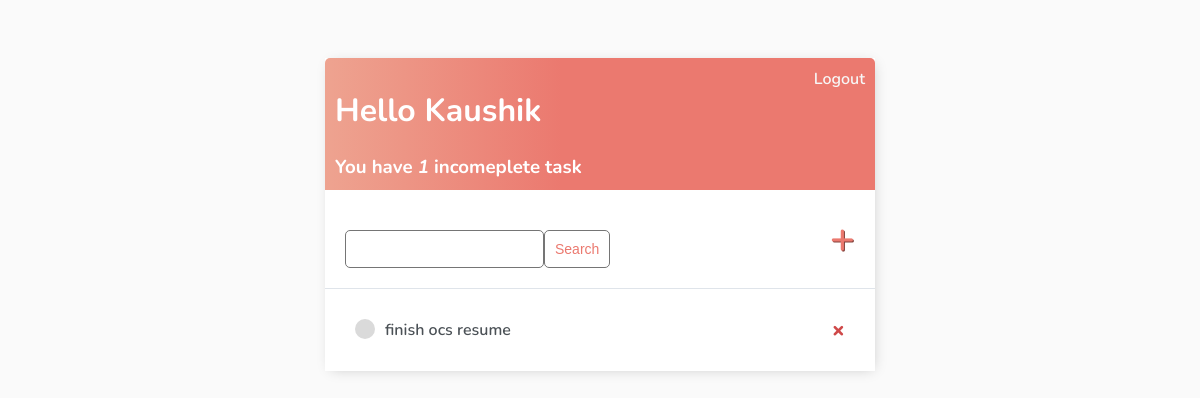
The app's page / (signed in), older data.
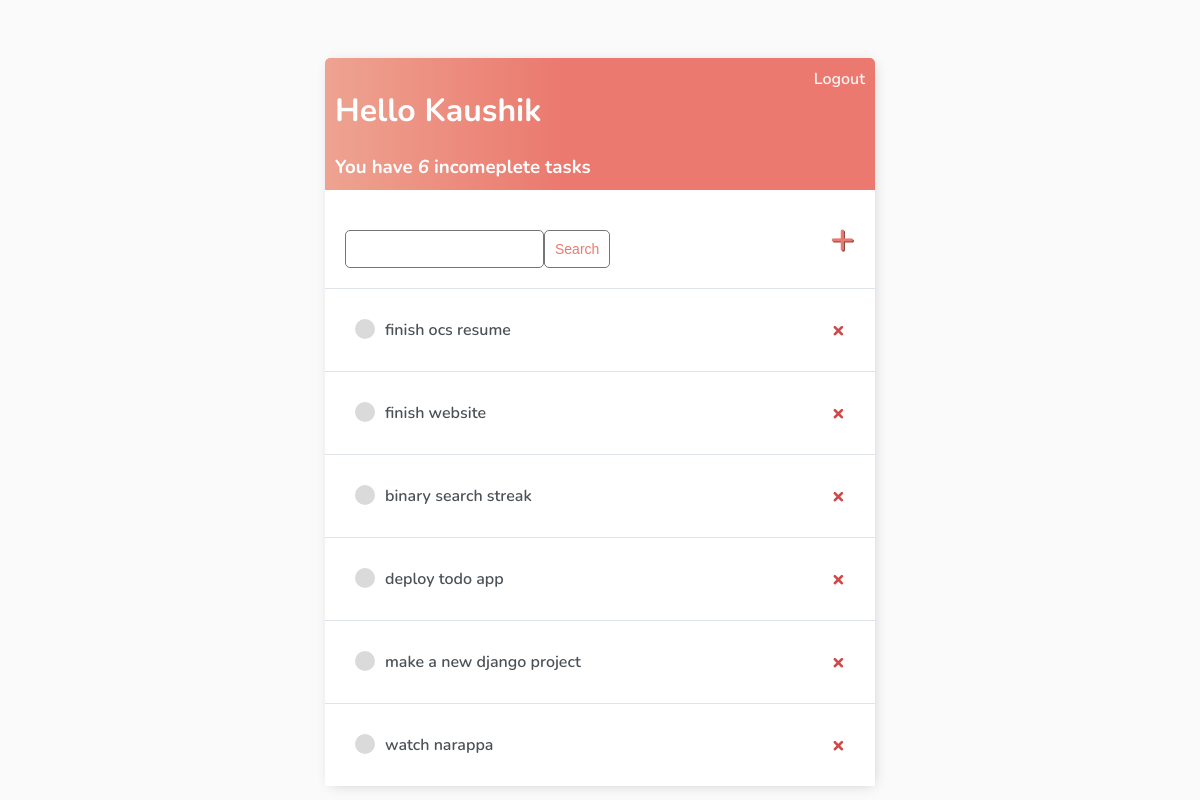
The same page, newer data.
### base/models.py (models this page shows)
class Task(models.Model):
    user = models.ForeignKey(User,on_delete=CASCADE, null=True, blank=True)
    title = models.CharField(max_length=200)
    description = models.TextField(null=True, blank=True)
    complete = models.BooleanField(default=False)
    created = models.DateTimeField(auto_now_add=True)
    def __str__(self):
        return self.title
    class Meta:
        ordering = ['complete']

### base/views.py (the view)
# urls.py: path('', TaskList.as_view(), name='tasks'),
class TaskList(LoginRequiredMixin, ListView):
    model = Task
    context_object_name = 'tasks'
    def get_context_data(self, **kwargs):
        context = super().get_context_data(**kwargs)
        context['tasks'] = context['tasks'].filter(user=self.request.user)
        context['count'] = context['tasks'].filter(complete=False).count()
        search_input = self.request.GET.get('search-area') or ''
        if search_input:
            context['tasks'] = context['tasks'].filter(title__startswith=search_input)
        context['search_input'] = search_input
        return context

### base/templates/base/task_list.html
{% extends 'base/main.html' %}
{% block content %}
<div class="header-bar">
    <div>
        <h1>Hello {{request.user|title}}</h1>
        <h3 style="margin: 0;">You have <i>{{count}}</i> incomeplete task{{count|pluralize:"s"}}</h3>
    </div>
    {% if request.user.is_authenticated %}
    <a href="{% url 'logout' %}">Logout</a>
    {% else %}
    <a href="{% url 'login' %}">Login</a>
    {% endif %}
</div>
<div id="search-add-wrapper">
    <form method="GET" style="margin-top: 20px;display: flex;">
        <input type="text" name="search-area" value="{{search_input}}">
        <input class="button" type="submit" value="Search">
    </form>
    <a id="add-link" href="{% url 'task-create' %}">&#x2b;</a>
</div>
<div class="task-items-wrapper">
    {% for task in tasks %}
    <div class="task-wrapper">
        {% if task.complete %}
        <div class="task-title">
            <div class="task-complete-icon"></div>
            <i><s><a href="{% url 'task-update' task.id %}">{{task}}</a></s></i>
        </div>
        <a class="delete-link" href="{% url 'task-delete' task.id %}">&#215;</a>
        {% else %}
        <div class="task-title">
            <div class="task-incomplete-icon"></div>
            <a href="{% url 'task-update' task.id %}">{{task}}</a>
        </div>
        <a class="delete-link" href="{% url 'task-delete' task.id %}">&#215;</a>
        {% endif %}
    </div>
    {% empty %}
    <h3>No Items In List</h3>
    {% endfor %}
</div>
{% endblock content %}

### base/templates/base/main.html (shortened to what this page needs)
<!DOCTYPE html>
<html>
<head>
</head>
<body>
    <div class="container">
        {% block content %}
        {% endblock content %}
    </div>
</body>
</html>

### base/templates/base/main.html (style rules this page uses)
body { background-color: #FAFAFA; font-family: 'Nunito', sans-serif; padding-top: 50px; }
a, p { color: #4b5156 }
a { font-weight: 600; }
.container { max-width: 550px; margin: auto; background-color: #fff; -webkit-box-shadow: 2px 2px 13px -4px rgba(0, 0, 0, 0.21); box-shadow: 2px 2px 13px -4px rgba(0, 0, 0, 0.21); }
.header-bar { display: flex; justify-content: space-between; color: #fff; padding: 10px; border-radius: 5px 5px 0 0; background: linear-gradient(90deg, #EEA390 0%, #EB796F 43%, #EB796F 100%); }
.header-bar a { color: rgb(247, 247, 247); text-decoration: none; }
.task-wrapper { display: flex; align-items: center; justify-content: space-between; padding: 10px; background-color: #fff; border-top: 1px solid #dfe4ea; overflow: hidden; }
.task-title { display: flex; padding: 20px; }
.task-title a { text-decoration: none; color: #4b5156; margin-left: 10px; }
.task-incomplete-icon { height: 20px; width: 20px; background-color: rgb(218, 218, 218); border-radius: 50%; }
.delete-link { text-decoration: none; font-weight: 900; color: #cf4949; font-size: 22px; line-height: 0; padding: 20px 20px; }
#add-link { color: #EB796F; text-decoration: none; font-size: 42px; text-shadow: 1px 1px #81413b; }
#search-add-wrapper { display: flex; justify-content: space-between; align-items: center; padding: 20px; }
input[type=text], input[type=password], textarea { border: 1px solid #757575; border-radius: 5px; padding: 10px; width: 90%; }
::placeholder { font-weight: 300; opacity: 0.5; }
.button { border: 1px solid #757575; background-color: #FFF; color: #EB796F; padding: 10px; font-size: 14px; border-radius: 5px; cursor: pointer; text-decoration: none; }

Row changes from the older to the newer data that the page shows:
added Task: title "finish website"
added Task: title "binary search streak"
added Task: title "deploy todo app"
added Task: title "make a new django project"
added Task: title "watch narappa"
Text that changed along with them:
{{ count }}: "1" → "6"
